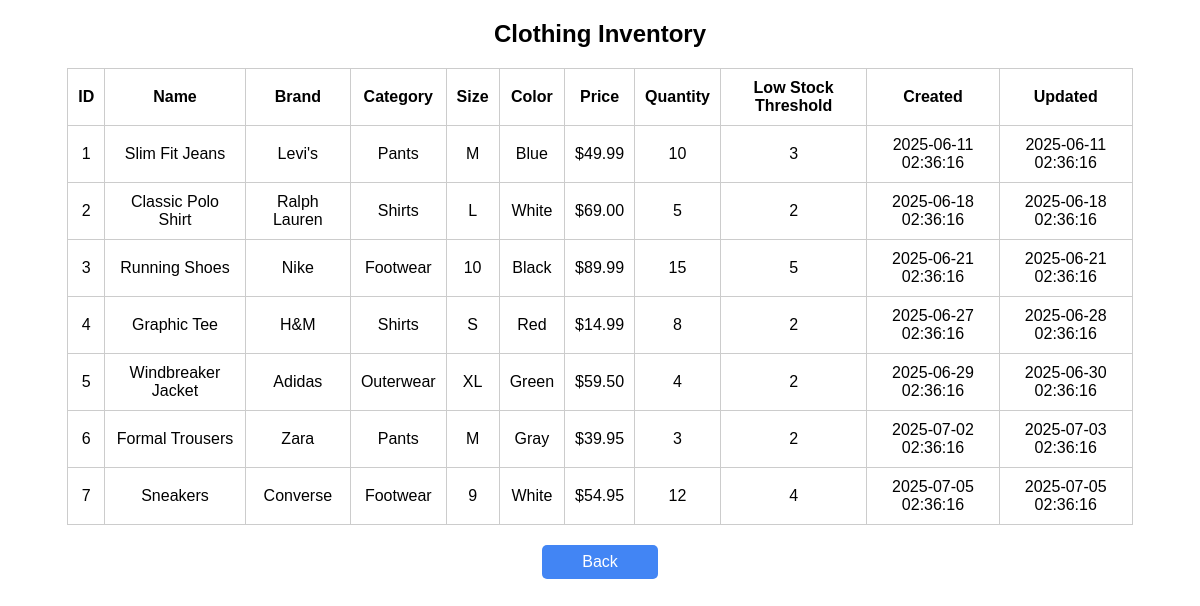
/view_inventory.php (signed in), run on the app's committed database.
### tables this page shows
CREATE TABLE IF NOT EXISTS product (
  idproduct INT NOT NULL AUTO_INCREMENT,
  name VARCHAR(45),
  brand VARCHAR(45),
  category VARCHAR(45),
  size VARCHAR(45),
  color VARCHAR(45),
  price VARCHAR(45),
  quantity INT,
  low_stock_threshold INT,
  created_at DATETIME,
  updated_at DATETIME,
  status ENUM('pending', 'approved', 'rejected') DEFAULT 'pending',
  added_by INT,
  PRIMARY KEY (idproduct),
  FOREIGN KEY (added_by) REFERENCES user(iduser) 
);

### view_inventory.php (the view, shortened to what this page needs)
<?php
require_once 'db_connect.php';
$is_admin = isset($_SESSION['role']) && $_SESSION['role'] === 'admin';
$back_link = $is_admin ? 'dashboard.php' : 'employee_dashboard.php';
if ($is_admin) {
    $sql = "SELECT * FROM product ORDER BY idproduct ASC";
} else {
    $sql = "SELECT * FROM product WHERE status = 'approved' ORDER BY idproduct ASC";
}
$result = $conn->query($sql);
?>
<!DOCTYPE html>
<html>
<head>
</head>
<body>
<h2>Clothing Inventory</h2>
<table>
    <tr>
        <th>ID</th>
        <th>Name</th>
        <th>Brand</th>
        <th>Category</th>
        <th>Size</th>
        <th>Color</th>
        <th>Price</th>
        <th>Quantity</th>
        <th>Low Stock Threshold</th>
        <th>Created</th>
        <th>Updated</th>
    </tr>
    <?php if ($result && $result->num_rows > 0): ?>
        <?php while ($row = $result->fetch_assoc()): ?>
            <tr class="<?= ($row['quantity'] <= $row['low_stock_threshold']) ? 'low-stock' : '' ?>">
                <td><?= $row['idproduct'] ?></td>
                <td><?= $row['name'] ?></td>
                <td><?= $row['brand'] ?></td>
                <td><?= $row['category'] ?></td>
                <td><?= $row['size'] ?></td>
                <td><?= $row['color'] ?></td>
                <td><?= $row['price'] ?></td>
                <td><?= $row['quantity'] ?></td>
                <td><?= $row['low_stock_threshold'] ?></td>
                <td><?= $row['created_at'] ?></td>
                <td><?= $row['updated_at'] ?></td>
            </tr>
        <?php endwhile; ?>
    <?php else: ?>
        <tr><td colspan="<?= $is_admin ? '12' : '11' ?>">No products found.</td></tr>
    <?php endif; ?>
</table>
<a class="button" href="<?= $back_link ?>">Back</a>
</body>
</html>

### view_inventory.php (style rules this page uses)
body { font-family: Arial, sans-serif; }
h2 { text-align: center; }
table { margin: 20px auto; border-collapse: collapse; width: 90%; }
th, td { padding: 10px; border: 1px solid #ccc; text-align: center; }
a.button { display: block; width: 100px; margin: 20px auto; text-align: center; background-color: #4285f4; color: white; padding: 8px; text-decoration: none; border-radius: 5px; }

### data on the page
product: idproduct "1", name "Slim Fit Jeans", brand "Levi's", category "Pants", size "M", color "Blue", price "$49.99", quantity "10", low_stock_threshold "3", created_at "2025-06-11 02:36:16", updated_at "2025-06-11 02:36:16"
product: idproduct "2", name "Classic Polo Shirt", brand "Ralph Lauren", category "Shirts", size "L", color "White", price "$69.00", quantity "5", low_stock_threshold "2", created_at "2025-06-18 02:36:16", updated_at "2025-06-18 02:36:16"
product: idproduct "3", name "Running Shoes", brand "Nike", category "Footwear", size "10", color "Black", price "$89.99", quantity "15", low_stock_threshold "5", created_at "2025-06-21 02:36:16", updated_at "2025-06-21 02:36:16"
product: idproduct "4", name "Graphic Tee", brand "H&M", category "Shirts", size "S", color "Red", price "$14.99", quantity "8", low_stock_threshold "2", created_at "2025-06-27 02:36:16", updated_at "2025-06-28 02:36:16"
product: idproduct "5", name "Windbreaker Jacket", brand "Adidas", category "Outerwear", size "XL", color "Green", price "$59.50", quantity "4", low_stock_threshold "2", created_at "2025-06-29 02:36:16", updated_at "2025-06-30 02:36:16"
product: idproduct "6", name "Formal Trousers", brand "Zara", category "Pants", size "M", color "Gray", price "$39.95", quantity "3", low_stock_threshold "2", created_at "2025-07-02 02:36:16", updated_at "2025-07-03 02:36:16"
product: idproduct "7", name "Sneakers", brand "Converse", category "Footwear", size "9", color "White", price "$54.95", quantity "12", low_stock_threshold "4", created_at "2025-07-05 02:36:16", updated_at "2025-07-05 02:36:16"
